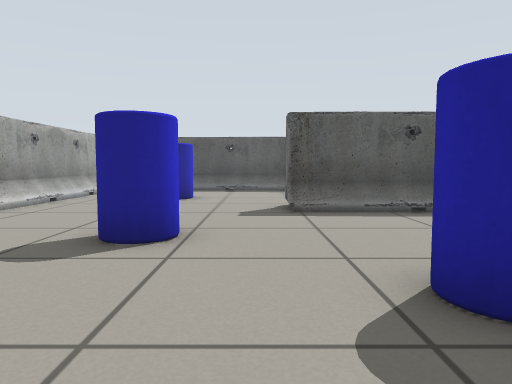
[1] (above)

23 first-person views from a walk through a world built for the Gazebo simulator. The camera is 0.51 m above the floor, tilts 4° down and sees 70° across. The lines on the ground mark 1 m squares. The floor is counted in squares, 0.5 m on a side. Each view is taken from the middle of a square. On the plan, view 1 faces up. The plan holds only what a view shows up to about 13 squares ahead; the rest is blank. The place goes on beyond the plan. The robots in the file are not drawn.

[2]
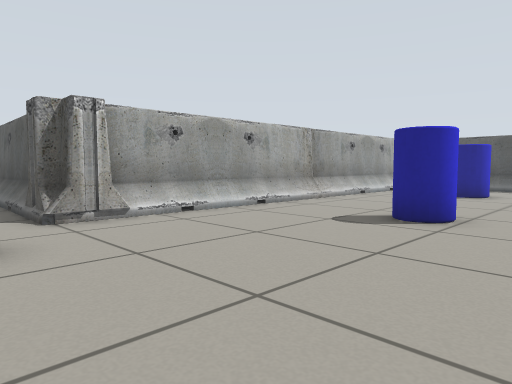

[3]
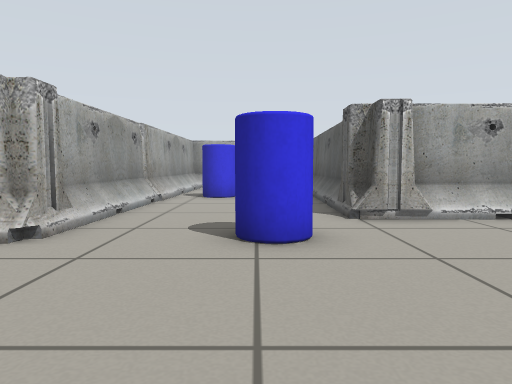

[4]
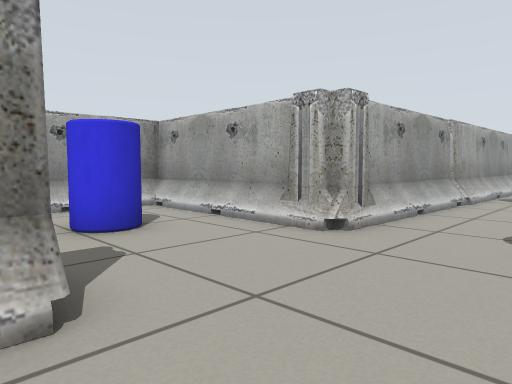

[5]
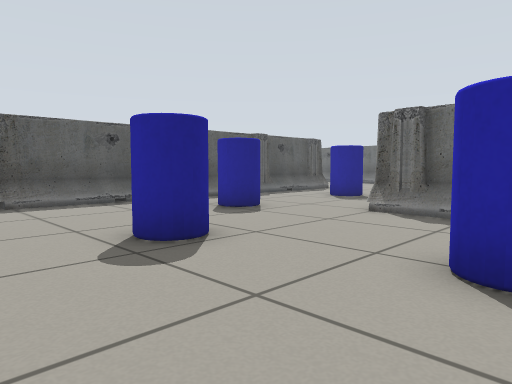

[6]
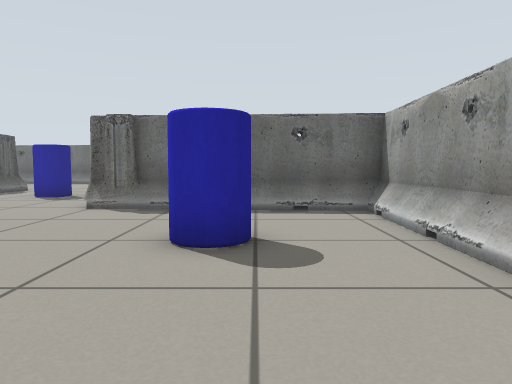

[7]
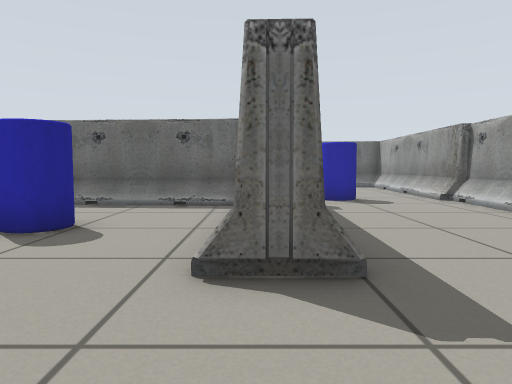

[8]
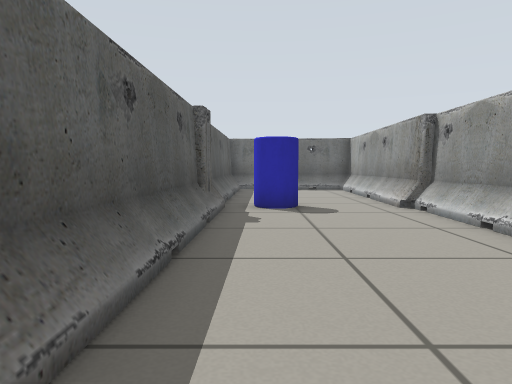

[9]
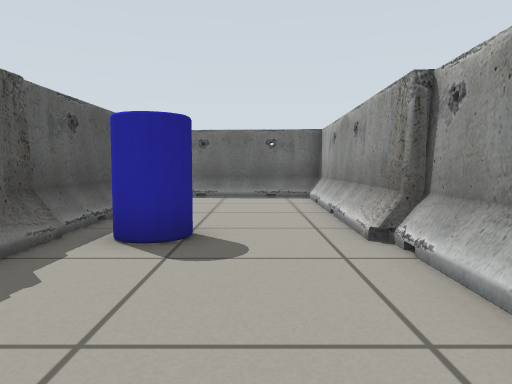

[10]
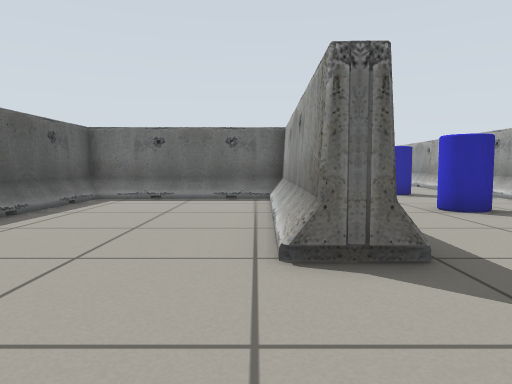

[11]
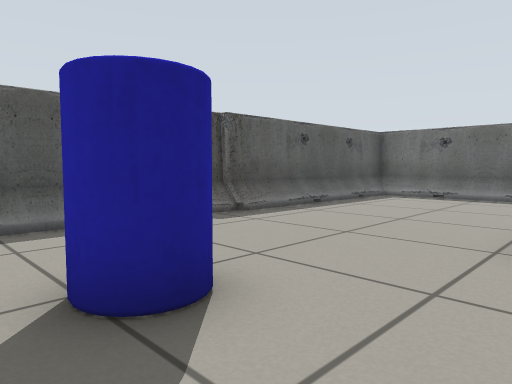

[12]
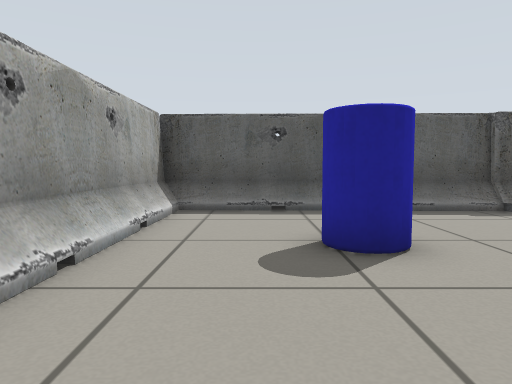

[13]
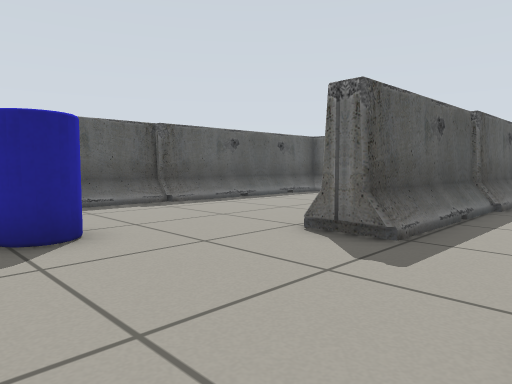

[14]
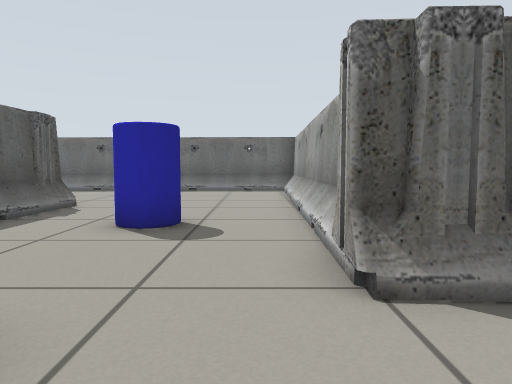

[15]
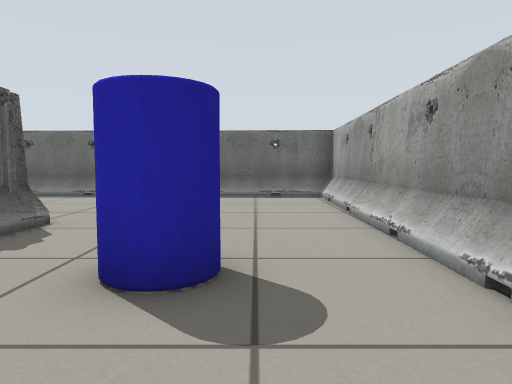

[16]
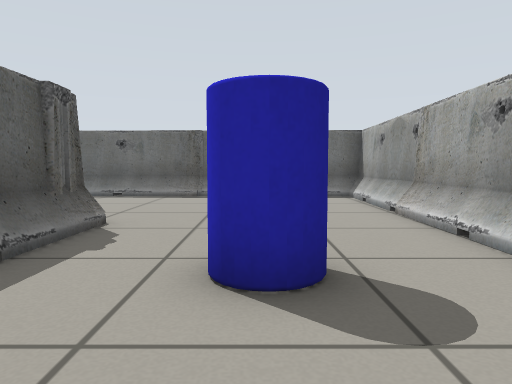

[17]
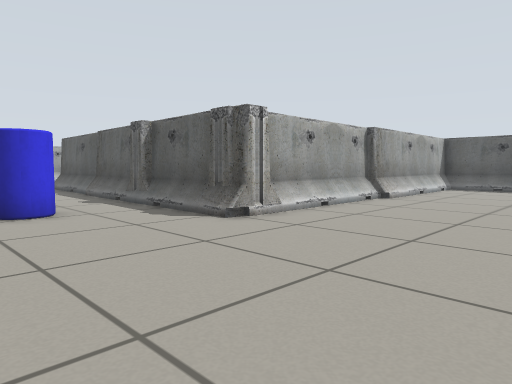

[18]
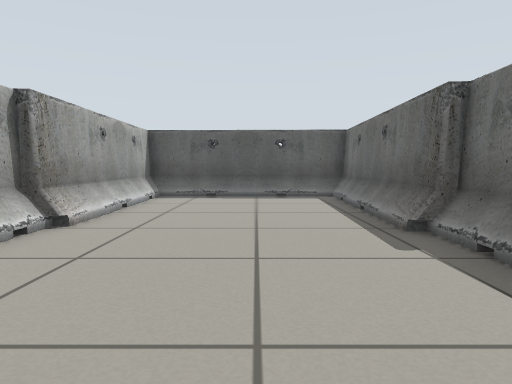

[19]
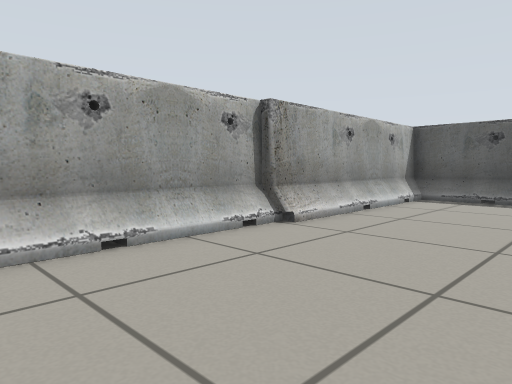

[20]
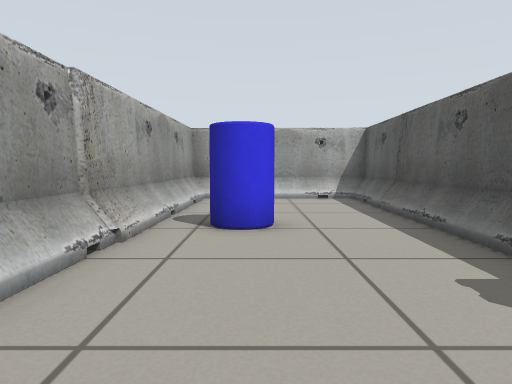

[21]
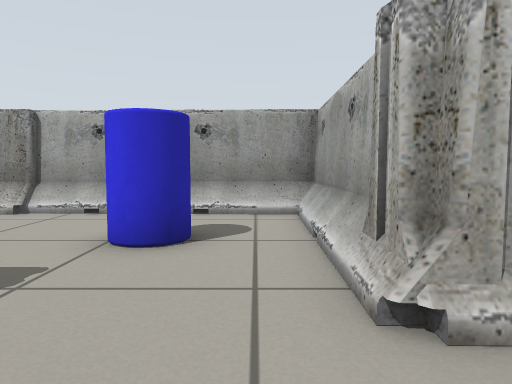

[22]
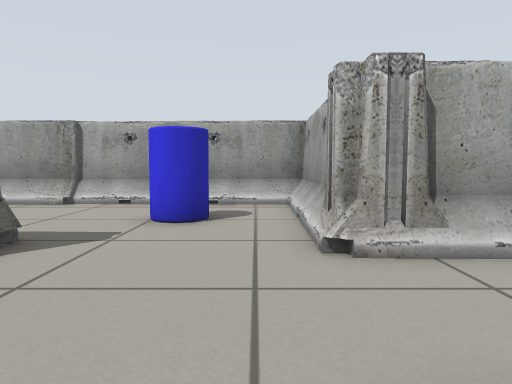

[23]
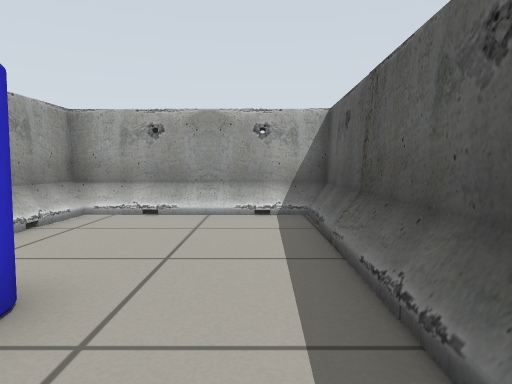

### Floor plan
Key: @ floor where view 1 was taken; . floor; B barrier; O other object.
Columns run from 17 left of view 1 to 20 right of it. Each row starts with its distance up from view 1.
 21                               BBBBBBBB
 20                               BBBBBBBB
 19                               BB.....B
 18                               BB.....B
 17                               BB.....B
 16            BBBBBBBBBBBB        B.....B
 15            B..BBBBBBBBBBBBB    B.....
 14            B..............B   BB....BB
 13            B..............B   B......B
 12            B..OO..........B   B......B
 11            B..OO..........B   B......B
 10            B......BBBBBB .B   BB.....B
  9            B......BBBB    B   BB.....B
  8            B......BBBBBBBBBBBBBB.....B
  7            B.........................B
  6            B...O......OO.............
  5            B...OO.....OO...OO........B
  4            B...............O.........B
  3           BB......OO.................B
  2           BB.......O....BBBBBBBBBBBBBB
  1 BBBBB      B............B    BBBBBBB B
  0 BBBBBBBBBBBB.....@......B
 -1 B............O......OO..B
 -2 B...........OO......O...B
 -3 B....OO.................B
 -4 B....OO................BB
 -5 BBBBBBBBBBBBBB...BBBBBBB
 -6            B B...BBBBBBB BBBB
 -7              B...........OO.. ..BB
 -8              B.OO........OO.....BB
 -9              B.O................BB
-10              B..................BB
-11              BBBBBBBBBBBBBBBBBBBB
-12                B

Positions as (right, up) in squares from view 1, and headings:
1: (0, 0), facing up
2: (1, -2), facing up-left
3: (1, -2), facing left
4: (1, -2), facing down-left
5: (-1, -2), facing up-right
6: (-2, -2), facing right
7: (-3, -5), facing right
8: (-1, -7), facing right
9: (3, -9), facing right
10: (-3, 10), facing right
11: (-4, 9), facing up-right
12: (-4, 7), facing up
13: (-4, 6), facing up-right
14: (4, 3), facing right
15: (7, 4), facing right
16: (7, 5), facing right
17: (19, 3), facing up-left
18: (17, 8), facing up
19: (18, 9), facing up-left
20: (-5, -3), facing left
21: (-3, -3), facing down
22: (-3, -1), facing down
23: (-9, -1), facing left
